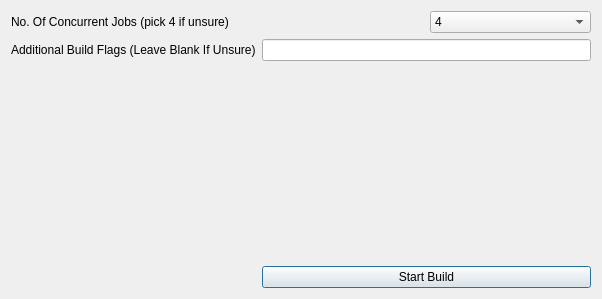
<?xml version="1.0" encoding="UTF-8"?>
<ui version="4.0">
 <class>BuildFlagsDialog</class>
 <widget class="QDialog" name="BuildFlagsDialog">
  <property name="geometry">
   <rect>
    <x>0</x>
    <y>0</y>
    <width>602</width>
    <height>299</height>
   </rect>
  </property>
  <property name="windowTitle">
   <string>Dialog</string>
  </property>
  <layout class="QGridLayout" name="gridLayout">
   <item row="2" column="0">
    <widget class="QLabel" name="l_flags">
     <property name="text">
      <string>Additional Build Flags (Leave Blank If Unsure)</string>
     </property>
    </widget>
   </item>
   <item row="1" column="2">
    <widget class="QComboBox" name="jobs">
     <item>
      <property name="text">
       <string>4</string>
      </property>
     </item>
     <item>
      <property name="text">
       <string>1</string>
      </property>
     </item>
     <item>
      <property name="text">
       <string>2</string>
      </property>
     </item>
     <item>
      <property name="text">
       <string>6</string>
      </property>
     </item>
     <item>
      <property name="text">
       <string>8</string>
      </property>
     </item>
     <item>
      <property name="text">
       <string>12</string>
      </property>
     </item>
     <item>
      <property name="text">
       <string>15</string>
      </property>
     </item>
     <item>
      <property name="text">
       <string>16</string>
      </property>
     </item>
    </widget>
   </item>
   <item row="4" column="1" colspan="2">
    <widget class="QPushButton" name="start_build">
     <property name="text">
      <string>Start Build</string>
     </property>
    </widget>
   </item>
   <item row="3" column="1">
    <spacer name="vertical_spacer">
     <property name="orientation">
      <enum>Qt::Vertical</enum>
     </property>
     <property name="sizeHint" stdset="0">
      <size>
       <width>20</width>
       <height>40</height>
      </size>
     </property>
    </spacer>
   </item>
   <item row="1" column="0" colspan="2">
    <widget class="QLabel" name="l_jobs">
     <property name="text">
      <string>No. Of Concurrent Jobs (pick 4 if unsure)</string>
     </property>
    </widget>
   </item>
   <item row="2" column="1" colspan="2">
    <widget class="QLineEdit" name="flags"/>
   </item>
  </layout>
 </widget>
 <resources/>
 <connections>
  <connection>
   <sender>start_build</sender>
   <signal>clicked()</signal>
   <receiver>BuildFlagsDialog</receiver>
   <slot>start_build()</slot>
   <hints>
    <hint type="sourcelabel">
     <x>323</x>
     <y>271</y>
    </hint>
    <hint type="destinationlabel">
     <x>65</x>
     <y>261</y>
    </hint>
   </hints>
  </connection>
 </connections>
 <slots>
  <slot>start_build()</slot>
 </slots>
</ui>
